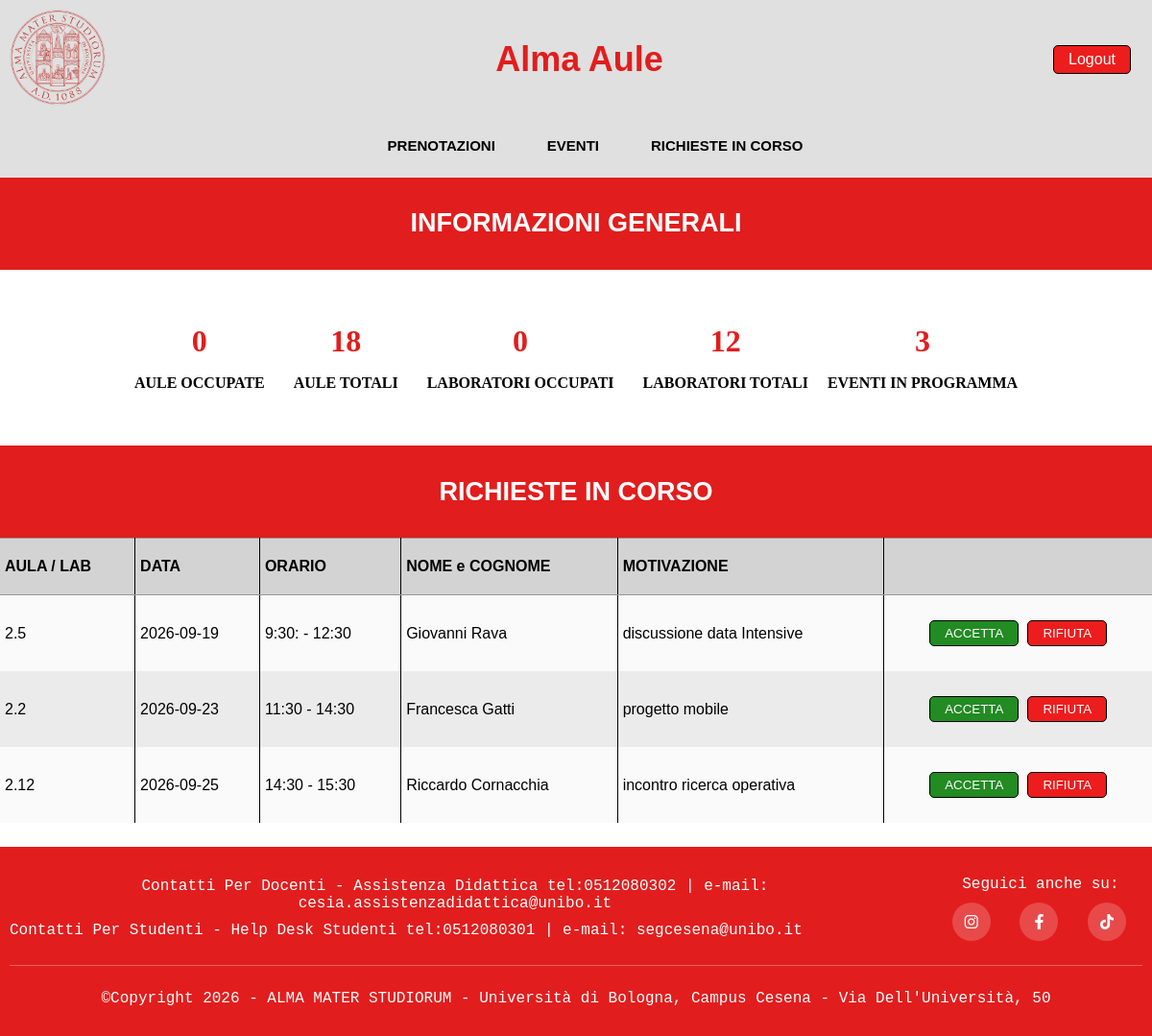
Page /paginaPrincipale_amministratore.php (signed in) on the committed database.
### tables this page shows
create table RICHIESTA_IN_CORSO (
     codiceRichiesta int auto_increment not null,
     nominativo char(20) not null,
     data date not null,
     oraInizio char(10) not null,
     durata int not null,
     motivazione char(100) not null,
     numeroLab char(5),
     numeroAula char(5),
     constraint ID_RICHIESTA_ID primary key (codiceRichiesta));

### richieste_admin.php (called while the page is built, shortened)
<?php
require_once("bootstrap.php");
$templateParams["header"] = "header_pagine.php";
$templateParams["richieste_in_corso"] = $dbh->getRichiesteInCorso();
require("template/richieste_admin_base.php");
?>

### paginaPrincipale_amministratore.php (called while the page is built)
<?php
require_once("bootstrap.php");
$templateParams["header"] = "header_pagine.php";
$templateParams["footer"] = "footer.php";
require("template/paginaPrincipale_amministratore_base.php")
?>

### db/database.php (called while the page is built, shortened)
<?php
class DatabaseHelper {
    private $db;
    public function __construct($servername, $username, $password, $dbname, $port){
        $this->db = new mysqli($servername, $username, $password, $dbname, $port);
    }
    public function getNumeroAuleOccupate() {
        $dataTest = '2026-09-22';
        $query= "SELECT COUNT(DISTINCT numeroAula) as conteggio FROM (
            SELECT numeroAula FROM LEZIONE
            WHERE data = ?
            AND CURRENT_TIME BETWEEN oraInizio AND ADDTIME(oraInizio, SEC_TO_TIME(durata * 60))
            UNION
            SELECT numeroAula FROM ESAME
            WHERE data = ?
            AND CURRENT_TIME BETWEEN oraInizio AND ADDTIME(oraInizio, SEC_TO_TIME(durata * 60))
            UNION
            SELECT numeroAula FROM EVENTO
            WHERE data = ?
            AND CURRENT_TIME BETWEEN oraInizio AND ADDTIME(oraInizio, SEC_TO_TIME(durata * 60))
            UNION
            SELECT numeroAula FROM LAUREA
            WHERE data = ?
            AND CURRENT_TIME BETWEEN oraInizio AND ADDTIME(oraInizio, SEC_TO_TIME(durata * 60))
        ) AS t WHERE numeroAula IS NOT NULL";
        $stmt = $this->db->prepare($query);
        $stmt->bind_param("ssss", $dataTest, $dataTest, $dataTest, $dataTest);
        $stmt->execute();
        $result = $stmt->get_result();
        return $result->fetch_assoc()["conteggio"];
    }
    public function getNumeroLabOccupati() {
        $dataTest = '2026-09-22';
        $query= "SELECT COUNT(DISTINCT numeroLab) as conteggio FROM (
            SELECT numeroLab FROM LEZIONE
            WHERE data = ?
            AND CURRENT_TIME BETWEEN oraInizio AND ADDTIME(oraInizio, SEC_TO_TIME(durata * 60))
            UNION
            SELECT numeroLab FROM ESAME
            WHERE data = ?
            AND CURRENT_TIME BETWEEN oraInizio AND ADDTIME(oraInizio, SEC_TO_TIME(durata * 60))
            UNION
            SELECT numeroLab FROM EVENTO
            WHERE data = ?
            AND CURRENT_TIME BETWEEN oraInizio AND ADDTIME(oraInizio, SEC_TO_TIME(durata * 60))
        ) AS t WHERE numeroLab IS NOT NULL";
        $stmt = $this->db->prepare($query);
        $stmt->bind_param("sss", $dataTest, $dataTest, $dataTest);
        $stmt->execute();
        $result = $stmt->get_result();
        return $result->fetch_assoc()["conteggio"];
    }
    public function getEventiInProgramma() {
    $dataTest = '2026-09-21';
    $query = "SELECT COUNT(*) as conteggio FROM EVENTO
              WHERE data > ?
              OR (data = ? AND oraInizio > CURRENT_TIME)";
    $stmt = $this->db->prepare($query);
    $stmt->bind_param("ss", $dataTest, $dataTest);
    $stmt->execute();
    $result = $stmt->get_result();
    return $result->fetch_assoc()["conteggio"];
    }
    public function getTotaleAule() {
        $query = "SELECT COUNT(*) as totale FROM AULA";
        $stmt = $this->db->prepare($query);
        $stmt->execute();
        return $stmt->get_result()->fetch_assoc()["totale"];
    }
    public function getTotaleLab() {
        $query = "SELECT COUNT(*) as totale FROM LABORATORIO";
        $stmt = $this->db->prepare($query);
        $stmt->execute();
        return $stmt->get_result()->fetch_assoc()["totale"];
    }
    public function getRichiesteInCorso() {
        $stmt = $this->db->prepare("SELECT codiceRichiesta, nominativo, data, oraInizio, durata, motivazione, numeroLab, numeroAula
                  FROM RICHIESTA_IN_CORSO
                  ORDER BY data ASC, oraInizio ASC");
        $stmt->execute();
        $result = $stmt->get_result();
        return $result->fetch_all(MYSQLI_ASSOC);
    }
}
?>

### bootstrap.php (called while the page is built, shortened)
<?php
require_once("db/database.php");
$dbh = new DatabaseHelper("127.0.0.1", "root", "", "Alma_aule_DB", 3306);
?>

### infoGenerali_amministratore.php (called while the page is built)
<?php
require_once("bootstrap.php");
$templateParams["auleOccupate"] = $dbh->getNumeroAuleOccupate();
$templateParams["labOccupati"] = $dbh->getNumeroLabOccupati();
$templateParams["eventiInCorso"] = $dbh->getEventiInProgramma();
$templateParams["totaleAule"] = $dbh->getTotaleAule();
$templateParams["totaleLab"] = $dbh->getTotaleLab();
require("template/infoGenerali_amministratore_base.php");
?>

### template/richieste_admin_base.php (the view, shortened to what this page needs)
<div class="red-bar">
    <div class="subtitle">
        <h2>RICHIESTE IN CORSO</h2>
    </div>
</div>
<main>
    <table class="table-richieste-admin">
        <thead>
            <tr>
                <th id="numero-aula-lab">AULA / LAB</th>
                <th id="data-richiesta">DATA</th>
                <th id="ora-richiesta">ORARIO</th>
                <th class="hide-mobile" id="nominativo-richiesta">NOME e COGNOME</th>
                <th class="hide-mobile" id="motivazione-richiesta">MOTIVAZIONE</th>
                <th id="sezione-azioni"></th>
            </tr>
        </thead>
        <tbody>
            <?php foreach($templateParams["richieste_in_corso"] as $richiesta): ?>
            <tr class="riga-principale">
                <td headers="numero-aula-lab">
                    <?php
                        if (!empty($richiesta["numeroAula"])) {
                            echo htmlspecialchars($richiesta["numeroAula"]);
                        } elseif (!empty($richiesta["numeroLab"])) {
                            echo htmlspecialchars($richiesta["numeroLab"]);
                        }
                    ?>
                </td>
                <td headers="data-richiesta"><?php echo htmlspecialchars($richiesta["data"]); ?></td>
                <td headers="ora-richiesta">
                    <?php
                        $oraInizio = $richiesta["oraInizio"];
                        $date = new DateTime($oraInizio);
                        $date->modify("+{$richiesta['durata']} minutes");
                        $oraFine = $date->format('H:i');
                        echo htmlspecialchars(substr($oraInizio, 0, 5)) . " - " . $oraFine;
                    ?>
                </td>
                <td class="hide-mobile" headers="nominativo-richiesta"><?php echo htmlspecialchars($richiesta["nominativo"]); ?></td>
                <td class="hide-mobile" headers="motivazione-richiesta"><?php echo htmlspecialchars($richiesta["motivazione"]); ?></td>
                <td class="colonna-azioni">
                    <div class="hide-mobile">
                        <button class="btn-accetta" data-id="<?php echo $richiesta["codiceRichiesta"]; ?>">ACCETTA</button>
                        <button class="btn-rifiuta" data-id="<?php echo $richiesta["codiceRichiesta"]; ?>">RIFIUTA</button>
                    </div>
                </td>
            </tr>
            <?php endforeach; ?>
        </tbody>
    </table>
</main>

### css/style.css (style rules this page uses)
body { display: flex; flex-direction: column; min-height: 100vh; margin: 0; }
main { flex-grow: 1; }
.logo, .title, .login, .logout-pc, .subtitle, .add-container, .spacer, .back-container, .menu-container { display: flex; align-items: center; }
.title, .subtitle { width: 50%; justify-content: center; font-size: 14px; }
.login a, .logout-pc a, .conferma-login, .button-annulla-prenotazione, .button-elimina-prenotazione, .button-elimina-evento, .button-modifica-evento, .btn-accetta, .btn-rifiuta { color: #ffffff; text-decoration: none; background-color: #ed1d1d; border-radius: 5px; padding: 5px 15px; font-family: 'Lucida Sans', sans-serif; border: 1px solid #000; margin: 6px 2px; }
.btn-accetta { background-color: #228B22; }
table { width: 100%; font-family: 'Lucida Sans', sans-serif; border-spacing: 0; border-collapse: collapse; min-width: auto; margin-bottom: 25px; }
.table-prenotazioni-studente td:nth-child(-n+4):not(:last-child), .table-prenotazioni-studente th:nth-child(-n+4):not(:last-child), .table-prenotazioni-admin td:nth-child(-n+6):not(:last-child), .table-prenotazioni-admin th:nth-child(-n+6):not(:last-child), .table-eventi-admin td:nth-child(-n+4):not(:last-child), .table-eventi-admin th:nth-child(-n+4):not(:last-child), .table-cerca td:nth-child(-n+3):not(:last-child), .table-cerca th:nth-child(-n+3):not(:last-child), .table-richieste-admin td:nth-child(-n+6):not(:last-child), .table-richieste-admin th:nth-child(-n+6):not(:last-child) { border-right: 1px solid #000; }
table tr:nth-child(even) { background-color: #ebebeb; }
table tr:nth-child(odd) { background-color: #fafafa; }
table tr th { background-color: #d3d3d3; color: black; text-align: left; padding: 20px 5px; border-bottom: 1px solid #999; border-top: 1px solid #999; }
table tr td { color: black; text-align: left; padding: 20px 5px; }
.red-bar { background-color: #e21d1d; display: flex; width: 100%; align-items: center; padding: 10px 0; }
.subtitle { color: #ffffff; font-family: 'Lucida Sans', sans-serif; text-align: center; }
.hide-mobile { display: none; }
.colonna-azioni { vertical-align: middle; }
@media screen and (min-width: 892px) { .title, .subtitle { font-size: 18px; } }
@media screen and (min-width: 892px) { .hide-mobile { display: table-cell; } }
@media screen and (min-width: 892px) { .colonna-azioni .hide-mobile { display: flex; justify-content: center; gap: 5px; } }

### rows in the picture
richiesta_in_corso: numeroAula "2.5", data "2026-09-19", oraInizio "9:30:", oraFine "12:30", nominativo "Giovanni Rava", motivazione "discussione data Intensive"
richiesta_in_corso: numeroLab "2.2", data "2026-09-23", oraInizio "11:30", oraFine "14:30", nominativo "Francesca Gatti", motivazione "progetto mobile"
richiesta_in_corso: numeroAula "2.12", data "2026-09-25", oraInizio "14:30", oraFine "15:30", nominativo "Riccardo Cornacchia", motivazione "incontro ricerca operativa"

### other values in the picture
$templateParams["auleOccupate"] "0"
$templateParams["totaleAule"] "18"
$templateParams["labOccupati"] "0"
$templateParams["totaleLab"] "12"
$templateParams["eventiInCorso"] "3"
